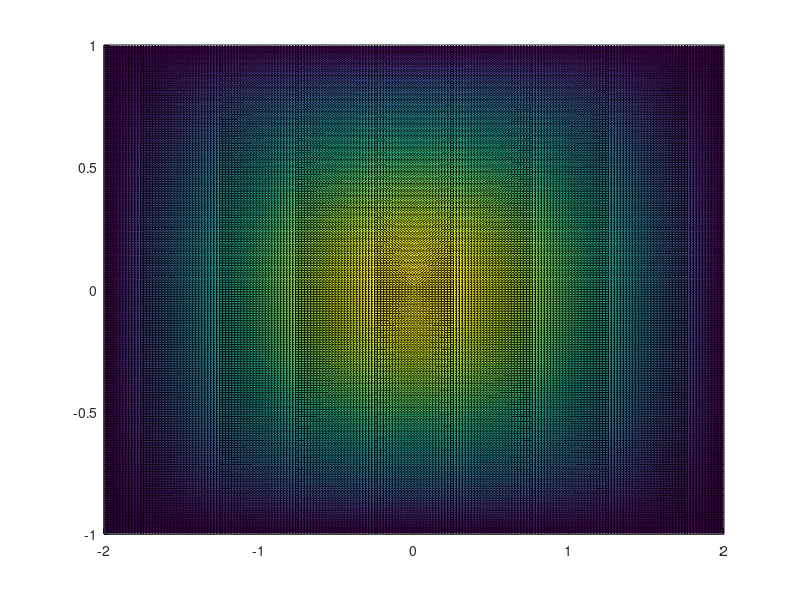

Reproduce this figure in MATLAB.
function hybridModesH1
clc

m = 1;
n = 1;


width = 4;
height = 2;

freqMHz = 2000;
lambda = 300/freqMHz;
k = 2*pi/lambda;
sigma = 0.01;
erH = 10;
erV = 10;
hRMS = 0.1; %RMS
thetaRadRMS = deg2rad(0);

a = width/2;
b = height/2;

x0 = 0;
y0 = 0;

kH = (erH - 1i*sigma);
kV = (erV - 1i*sigma);

x = linspace(-a, a, 205);
y = linspace(-b, b, 205);
z = linspace(300, 300, 1);

[X, Y, Z] = meshgrid (x, y, z);

phiA = pi/2;
if (rem(m, 2) == 0)
  phiA = 0;
end

phiB = 0;
if (rem(n, 2) == 0)
  phiB = pi/2;
end

%term1 = (cos((ta + phix) - sin(2i/(k*a*sqrt(epsa-1)) * ta)).*sin(ta + phix));
%term2 = (sin((tb + phiy) - sin(2i*epsb/(k*b*sqrt(epsb-1)) * tb)).*cos(tb + phiy));


eMNH = sin(m*pi/2/a .* X + phiA) .* cos(n*pi/2/b .* Y + phiB);


%betamn = k*(1 - 0.5*(m*lambda/2/a)^2 - 0.5*(n*lambda/2/b)^2);
%term1 = 2/a * (m*lambda/2/a)^2 * (real(1/sqrt(epsa-1))); 
%term2 = 2/b * (n*lambda/2/b)^2 * (real(epsb/sqrt(epsb-1)));

betaMN = sqrt(k^2 - (m*pi/2/a)^2 - (n*pi/2/b)^2);
alphaMNH = 1/2/a * (m*pi/2/a/k)^2 * (real(kV/sqrt(kV-1))) + 1/b/2 * (n*lambda/2/b)^2 * (real(1/sqrt(kH-1)));
alphaL = pi^2 * hRMS^2 * lambda * (1/(2*a)^4 + 1/(2*b)^4);
alphaT = pi^2 * thetaRadRMS^2 / lambda;
CMNH = pi/(a*b*sqrt(1-(m*pi/2/a/k)^2 - (n*pi/2/b/k)^2)) .* sin(m*pi/2/a .* x0 + phiA) .* cos(n*pi/2/b .* y0 + phiB);

alphaH = alphaMNH + alphaL + alphaT;
beta = betaMN;


% zz = 10:0.1:40;
% wallLoss = 10*log10(exp(-alphaL.*zz));
% refLoss = 10*log10(exp(-alphaMNH.*zz));
% tiltLoss = 10*log10(exp(-alphaT.*zz));
% gammaLoss = 10*log10(exp(-alphaH.*zz));
% 
% figure(2)
% hold off;
% plot (zz, wallLoss);
% hold on;
% plot (zz, refLoss, 'r');
% plot (zz, tiltLoss, 'g');
% plot (zz, gammaLoss, 'k');
% 
% line ([30.48 30.48], [0, min(gammaLoss)]);
% grid on;

decayH = exp(-(alphaH + 1i*beta).*Z);

Ex = CMNH .* eMNH .* decayH;

%surf (X(:,:,1), Y(:,:,1), Z(:,:,1), abs(E11(:,:,1)));
%view (2)
figure (1)
surf (X(:,:,1), Y(:,:,1), abs(Ex(:,:,1)));
view(2)

max(max(abs(Ex(:,:,1))))
